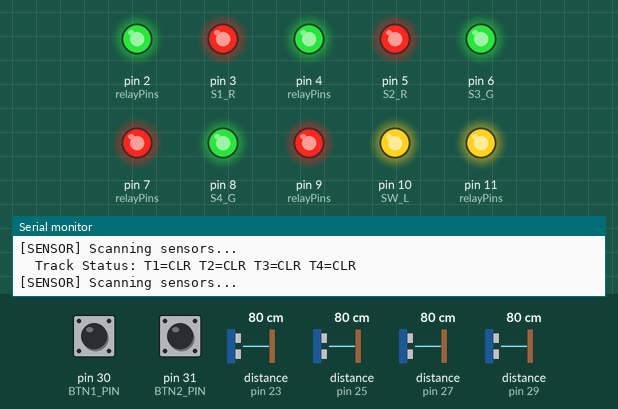
Bench run of a program on a simulated Arduino Mega 2560, built with avr-gcc and run on an emulated ATmega2560. On the bench: output pins drawn as LEDs (lit = HIGH), the last lines printed to the serial monitor. Wiring (from diagram.json): 4 × ultrasonic range finder: trigger pin 22, echo pin 23 / trigger pin 24, echo pin 25 / trigger pin 26, echo pin 27 / trigger pin 28, echo pin 29. Inputs (shaded band) come from the test bench; at power-on: pin 30 (BTN1_PIN) HIGH, distance to the obstacle (sensors on pin 25, pin 23, pin 29, pin 27) 80 cm, pin 31 (BTN2_PIN) HIGH. The echo pulse lasts 58.3 µs per cm; pins used as bus, display or sensor lines are not drawn.

Above: at 4.1 s.
4.2 s: pin 30 (BTN1_PIN) pulled LOW for 1 s
At 4.56 s:
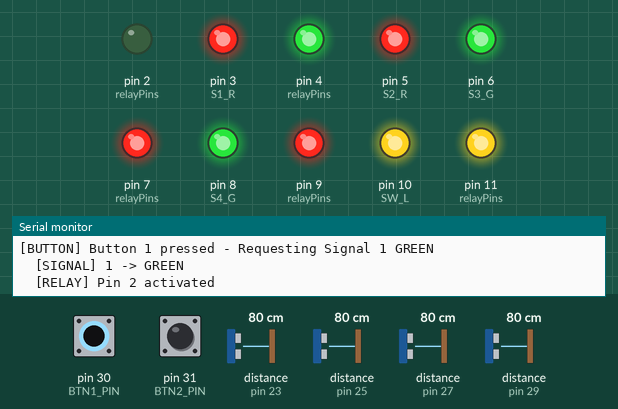
6.7 s: distance to the obstacle (sensor on pin 25) set to 2 cm
At 7.5 s:
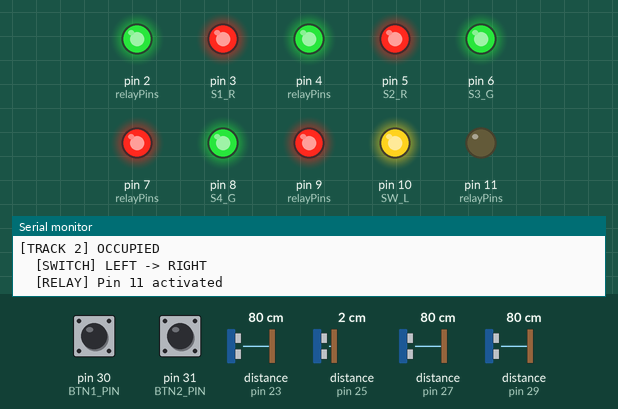
9.0 s: distance to the obstacle (sensor on pin 23) set to 2 cm
At 9.51 s:
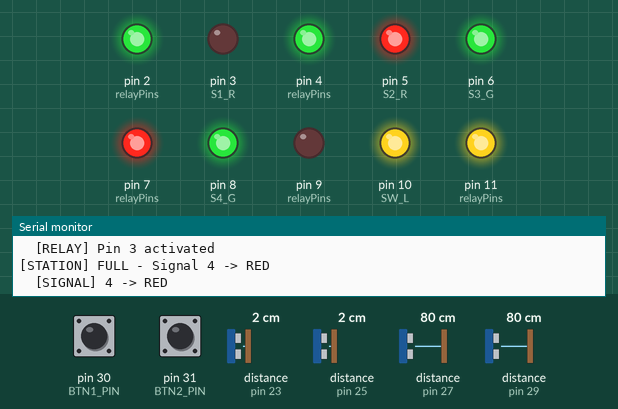
11.1 s: distance to the obstacle (sensor on pin 29) set to 2 cm
At 11.45 s:
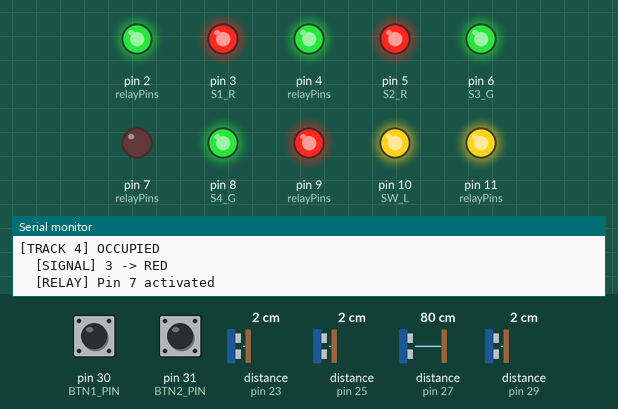
13.0 s: pin 31 (BTN2_PIN) pulled LOW for 1 s
At 13.49 s:
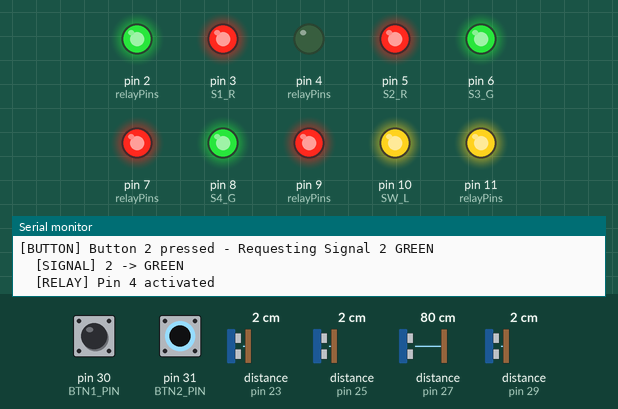
15.5 s: distance to the obstacle (sensor on pin 27) set to 7 cm
18.5 s: distance to the obstacle (sensor on pin 27) set to 4 cm
Timing chart, 0 to 21.5 s (numbered marks = the images above; inputs shaded):
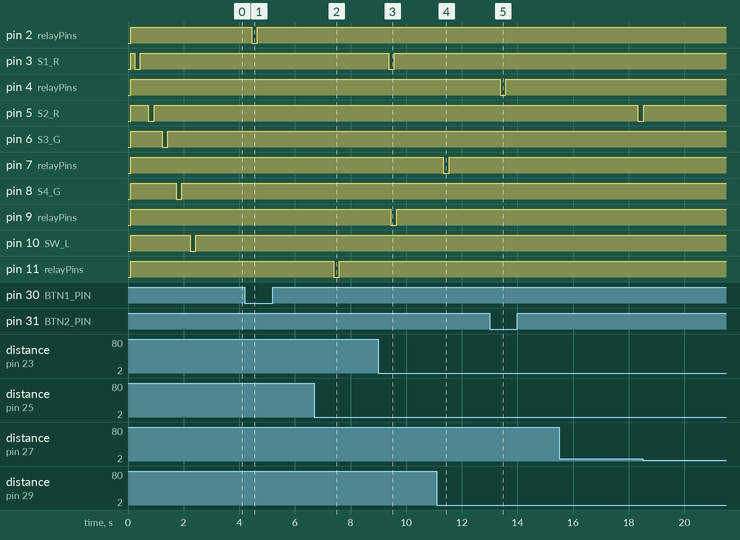

The program:

main.cpp
```cpp
const char* const SYSTEM_VERSION = "3.1";

#include <Arduino.h>
#include "config.h"
#include "relay_control.h"
#include "signal_control.h"
#include "sensor_control.h"
#include "button_control.h"

// ==========================================
// GLOBAL STATE VARIABLES DEFINITION
// ==========================================

// Button States
bool lastBtn1State = HIGH;
bool lastBtn2State = HIGH;

// Track Occupancy States
bool prevOcc1 = false;
bool prevOcc2 = false;
bool prevOcc3 = false;
bool prevOcc4 = false;

// Signal States (false = RED, true = GREEN)
bool sig1Green = false;  // Station signal 1 - initial state RED
bool sig2Green = false;  // Station signal 2 - initial state RED
bool sig3Green = true;   // Open track signal 3 - initial state GREEN
bool sig4Green = true;   // Open track signal 4 - initial state GREEN

// Switch Position
SwitchPosition switchPosition = SWITCH_LEFT;

// Timing Variables
unsigned long previousSensorCheck = 0;
unsigned long lockoutTimer = 0;
unsigned long lastRelayMove = 0;
unsigned long adaptiveBlankingMs = BLANKING_MS;
bool isLocked = false;

// Relay Management Array
unsigned long relayOffTime[40] = {0};

// ==========================================
// FORWARD DECLARATIONS
// ==========================================

void initializeRelays();
void initializeButtons();
void initializeSensors();
void printStartupBanner();
void printSystemReady();
void runStartupSequence();

// ==========================================
// SETUP - INITIALIZE SYSTEM
// ==========================================

/**
 * Initializes hardware, applies startup outputs, and starts monitoring.
 */
void setup() {
  Serial.begin(9600);
  delay(100); // Allow serial communication to stabilize

  // Initialize hardware
  initializeRelays();
  initializeButtons();
  initializeSensors();

  // Print startup banner
  printStartupBanner();

  // Run startup sequence
  runStartupSequence();

  // Reset the blanking timer so first sensor scan isn't blocked
  lastRelayMove = millis() - BLANKING_MS - 1000;
  adaptiveBlankingMs = BLANKING_MS;

  printSystemReady();
}

// ==========================================
// MAIN LOOP
// ==========================================

/**
 * Executes non-blocking runtime tasks and scheduled sensor scans.
 */
void loop() {
  unsigned long currentMillis = millis();

  // 1. RELAY TIMER MANAGEMENT (Non-blocking)
  manageRelayTimers(currentMillis);

  // 2. LOCKOUT TIMER MANAGEMENT
  if (isLocked && (currentMillis - lockoutTimer >= LOCKOUT_DURATION)) {
    if (sig1Green) {
      Serial.println(F("[SYSTEM] Signal 1 timeout -> RED"));
      setSignal(sig1Green, false, S1_G, S1_R);
    }

    if (sig2Green) {
      Serial.println(F("[SYSTEM] Signal 2 timeout -> RED"));
      setSignal(sig2Green, false, S2_G, S2_R);
    }

    isLocked = false;
    Serial.println(F("[SYSTEM] Lockout released"));
  }

  // 3. BUTTON MONITORING (Always active)
  checkButtons(currentMillis);

  // 4. SENSOR MONITORING (With EMI blanking)
  if (currentMillis - previousSensorCheck >= SENSOR_INTERVAL) {
    previousSensorCheck = currentMillis;
    unsigned long sinceRelay = currentMillis - lastRelayMove;

    // Check if we're in the EMI blanking period
    if (sinceRelay < adaptiveBlankingMs) {
      Serial.print(F("[EMI] Blanking Active ("));
      Serial.print(adaptiveBlankingMs - sinceRelay);
      Serial.println(F("ms remaining) - Skipping sensor scan"));
      return; // Skip this sensor cycle
    }

    Serial.println(F("[SENSOR] Scanning sensors..."));
    processSensors();

    if (sinceRelay <= adaptiveBlankingMs + SENSOR_INTERVAL) {
      uint8_t unstableTracks = getLastSensorUnstableCount();
      unsigned long previousBlanking = adaptiveBlankingMs;

      if (unstableTracks >= 2 && adaptiveBlankingMs < MAX_BLANKING_MS) {
        adaptiveBlankingMs += BLANKING_STEP_MS;
        if (adaptiveBlankingMs > MAX_BLANKING_MS) {
          adaptiveBlankingMs = MAX_BLANKING_MS;
        }
      } else if (unstableTracks == 0 && adaptiveBlankingMs > MIN_BLANKING_MS) {
        if (adaptiveBlankingMs > BLANKING_STEP_MS) {
          adaptiveBlankingMs -= BLANKING_STEP_MS;
        }
        if (adaptiveBlankingMs < MIN_BLANKING_MS) {
          adaptiveBlankingMs = MIN_BLANKING_MS;
        }
      }

      if (adaptiveBlankingMs != previousBlanking) {
        Serial.print(F("[EMI] Adaptive blanking -> "));
        Serial.print(adaptiveBlankingMs);
        Serial.print(F("ms (unstable tracks="));
        Serial.print(unstableTracks);
        Serial.println(F(")"));
      }
    }
  }
}

// ==========================================
// INITIALIZATION FUNCTIONS
// ==========================================

/**
 * Configures relay pins and sets all relays to inactive state.
 */
void initializeRelays() {
  int relayPins[] = {S1_G, S1_R, S2_G, S2_R, S3_G, S3_R, S4_G, S4_R, SW_L, SW_R};
  for (int i = 0; i < 10; i++) {
    digitalWrite(relayPins[i], RELAY_OFF);
    pinMode(relayPins[i], OUTPUT);
    relayOffTime[relayPins[i]] = 0;
  }
}

/**
 * Configures button input pins.
 */
void initializeButtons() {
  pinMode(BTN1_PIN, INPUT_PULLUP);
  pinMode(BTN2_PIN, INPUT_PULLUP);
}

/**
 * Configures ultrasonic sensor trigger and echo pins.
 */
void initializeSensors() {
  pinMode(TRIG1, OUTPUT); pinMode(ECHO1, INPUT);
  pinMode(TRIG2, OUTPUT); pinMode(ECHO2, INPUT);
  pinMode(TRIG3, OUTPUT); pinMode(ECHO3, INPUT);
  pinMode(TRIG4, OUTPUT); pinMode(ECHO4, INPUT);

  digitalWrite(TRIG1, LOW);
  digitalWrite(TRIG2, LOW);
  digitalWrite(TRIG3, LOW);
  digitalWrite(TRIG4, LOW);
}

/**
 * Prints the startup banner to serial output.
 */
void printStartupBanner() {
  Serial.println(F(""));
  Serial.println(F("========================================="));
  Serial.print(F("  Railway Signaling System v"));
  Serial.println(SYSTEM_VERSION);
  Serial.println(F("========================================="));
  Serial.println(F(""));
  Serial.println(F("Initializing system components..."));
  Serial.println(F(""));
}

/**
 * Prints final startup status once initialization is complete.
 */
void printSystemReady() {
  Serial.println(F(""));
  Serial.println(F("Initialization complete"));
  Serial.println(F("All signals and switch configured"));
  Serial.println(F("System operational - Starting sensor monitoring"));
  Serial.println(F(""));
}

/**
 * Drives initial signal and switch positions at boot.
 */
void runStartupSequence() {
  // Signal 1 -> RED
  Serial.println(F("-> [1/5] Setting Signal 1 to RED"));
  digitalWrite(S1_R, RELAY_ON);
  delay(RELAY_PULSE_MS);
  digitalWrite(S1_R, RELAY_OFF);
  delay(300);

  // Signal 2 -> RED
  Serial.println(F("-> [2/5] Setting Signal 2 to RED"));
  digitalWrite(S2_R, RELAY_ON);
  delay(RELAY_PULSE_MS);
  digitalWrite(S2_R, RELAY_OFF);
  delay(300);

  // Signal 3 -> GREEN
  Serial.println(F("-> [3/5] Setting Signal 3 to GREEN"));
  digitalWrite(S3_G, RELAY_ON);
  delay(RELAY_PULSE_MS);
  digitalWrite(S3_G, RELAY_OFF);
  delay(300);

  // Signal 4 -> GREEN
  Serial.println(F("-> [4/5] Setting Signal 4 to GREEN"));
  digitalWrite(S4_G, RELAY_ON);
  delay(RELAY_PULSE_MS);
  digitalWrite(S4_G, RELAY_OFF);
  delay(300);

  // Switch -> LEFT
  Serial.println(F("-> [5/5] Setting Switch to LEFT"));
  digitalWrite(SW_L, RELAY_ON);
  delay(RELAY_PULSE_MS);
  digitalWrite(SW_L, RELAY_OFF);
  delay(500);
}
```

button_control.h
```cpp
/**
 * @file button_control.h
 * @brief Button polling and manual route-request gating.
 *
 * Buttons are wired as active-low inputs with pull-ups enabled.
 * The implementation detects edge-triggered presses, applies debounce,
 * and validates requests against interlock and lockout conditions.
 */

#ifndef BUTTON_CONTROL_H
#define BUTTON_CONTROL_H

#include <Arduino.h>

/**
 * @brief Polls both station request buttons.
 * @param now Current monotonic timestamp from millis().
 * @return None.
 *
 * Calls both button-specific handlers. Intended to be called every loop cycle.
 */
void checkButtons(unsigned long now);

/**
 * @brief Handles a press event for Button 1 (Signal 1 request).
 * @param now Current monotonic timestamp from millis().
 * @return None.
 *
 * Request is accepted only when Signal 1 is currently red, Track 3
 * protection is clear, and system lockout is inactive.
 */
void checkButton1(unsigned long now);

/**
 * @brief Handles a press event for Button 2 (Signal 2 request).
 * @param now Current monotonic timestamp from millis().
 * @return None.
 *
 * Request is accepted only when Signal 2 is currently red, Track 3
 * protection is clear, and system lockout is inactive.
 */
void checkButton2(unsigned long now);

#endif // BUTTON_CONTROL_H
```

relay_control.h
```cpp
/**
 * @file relay_control.h
 * @brief Timed pulse control for active-low relay outputs.
 *
 * Relay coils are pulsed for a fixed time window rather than held continuously.
 * This module manages pulse lifetimes and cleanly deactivates outputs when the
 * timeout expires.
 */

#ifndef RELAY_CONTROL_H
#define RELAY_CONTROL_H

#include <Arduino.h>

/**
 * @brief Expires relay pulses whose scheduled off-time has elapsed.
 * @param currentMillis Current monotonic timestamp from millis().
 * @return None.
 *
 * Iterates the relay timing table and writes RELAY_OFF to any pin whose
 * pulse window is complete.
 */
void manageRelayTimers(unsigned long currentMillis);

/**
 * @brief Starts a relay pulse on a single output pin.
 * @param pin Arduino digital pin connected to a relay input.
 * @return None.
 *
 * On valid pin numbers, drives RELAY_ON immediately and schedules automatic
 * deactivation after RELAY_PULSE_MS. Also updates relay-move timing used by
 * sensor blanking logic.
 */
void pulsePin(int pin);

#endif // RELAY_CONTROL_H
```

sensor_control.h
```cpp
/**
 * @file sensor_control.h
 * @brief Sensor vote processing and occupancy-driven route logic.
 *
 * This module converts ultrasonic measurements into filtered occupancy states,
 * then applies routing and interlocking rules for each controlled track.
 *
 * Filtering pipeline:
 * 1) Sample-level hysteresis decision,
 * 2) Multi-sample vote confidence,
 * 3) Transition dwell filtering before state publication.
 */

#ifndef SENSOR_CONTROL_H
#define SENSOR_CONTROL_H

#include <Arduino.h>

/**
 * @brief Performs a direct occupancy decision for one ultrasonic pair.
 * @param trigPin Trigger pin connected to the HC-SR04 TRIG input.
 * @param echoPin Echo pin connected to the HC-SR04 ECHO output.
 * @return `true` when the sensor vote passes confidence for occupied state;
 *         otherwise `false`.
 *
 * This call does not apply track dwell filtering or transition side effects.
 */
bool isOccupied(int trigPin, int echoPin);

/**
 * @brief Executes one complete sensor scan and route update cycle.
 * @return None.
 *
 * Performs per-track vote collection, dwell filtering, instability accounting,
 * and transition logic for tracks 1-4 plus station-capacity signaling.
 */
void processSensors();

/**
 * @brief Returns instability observed in the most recent sensor cycle.
 * @return Count of tracks with borderline confidence results.
 *
 * Borderline means vote totals near the acceptance boundary and is used by
 * adaptive blanking in the main loop.
 *
 * Engineering use: a high count indicates low confidence margin after recent
 * relay movement, so blanking can be increased to protect decision quality.
 */
uint8_t getLastSensorUnstableCount();

/**
 * @brief Applies transition logic for Track 1.
 * @param occ1 Current filtered occupancy state for Track 1.
 * @param track2Occupied Current filtered occupancy state for Track 2.
 * @param occ4 Current filtered occupancy state for Track 4.
 * @return None.
 */
void processTrack1(bool occ1, bool track2Occupied, bool occ4);

/**
 * @brief Applies transition logic for Track 2.
 * @param occ2 Current filtered occupancy state for Track 2.
 * @param occ4 Current filtered occupancy state for Track 4.
 * @return None.
 */
void processTrack2(bool occ2, bool occ4);

/**
 * @brief Applies interlock logic for Track 3 (protection zone).
 * @param occ3 Current filtered occupancy state for Track 3.
 * @return None.
 *
 * When occupied, station-facing movement is forced safe by setting
 * station signals to red.
 */
void processTrack3(bool occ3);

/**
 * @brief Applies transition logic for Track 4.
 * @param occ4 Current filtered occupancy state for Track 4.
 * @param occ2 Current filtered occupancy state for Track 2.
 * @return None.
 */
void processTrack4(bool occ4, bool occ2);

/**
 * @brief Updates station-capacity indication from platform occupancy.
 * @param occ1 Current filtered occupancy state for Track 1.
 * @param occ2 Current filtered occupancy state for Track 2.
 * @return None.
 */
void processStationCapacity(bool occ1, bool occ2);

#endif // SENSOR_CONTROL_H
```

signal_control.h
```cpp
/**
 * @file signal_control.h
 * @brief Signal and turnout (switch) actuation API.
 *
 * Provides state-aware wrappers that pulse only when a transition is required.
 * This prevents redundant relay commands and keeps serial event logs aligned
 * with actual state changes.
 */

#ifndef SIGNAL_CONTROL_H
#define SIGNAL_CONTROL_H

#include <Arduino.h>
#include "config.h"

/**
 * @brief Applies a signal transition and pulses the appropriate relay.
 * @param currentState Reference to current software state (`true` = GREEN,
 *        `false` = RED). Updated in-place on transition.
 * @param newState Requested target state (`true` = GREEN, `false` = RED).
 * @param pinG Relay pin that commands GREEN for this signal.
 * @param pinR Relay pin that commands RED for this signal.
 * @return None.
 */
void setSignal(bool &currentState, bool newState, int pinG, int pinR);

/**
 * @brief Applies a turnout position transition and pulses the matching relay.
 * @param newPos Target switch position (`SWITCH_LEFT` or `SWITCH_RIGHT`).
 * @return None.
 */
void setSwitch(SwitchPosition newPos);

#endif // SIGNAL_CONTROL_H
```

button_control.cpp
```cpp
/** Button input handling and request gating. */

#include "button_control.h"
#include "config.h"
#include "signal_control.h"

/**
 * @brief Polls both buttons for rising-edge press events.
 * @param now Current system time in milliseconds.
 */
void checkButtons(unsigned long now) {
  checkButton1(now);
  checkButton2(now);
}

/**
 * @brief Processes button 1 press requests for signal 1.
 * @param now Current system time in milliseconds.
 */
void checkButton1(unsigned long now) {
  static unsigned long lastBtn1PressTime = 0;
  bool btn1Current = digitalRead(BTN1_PIN);
  if (btn1Current == LOW && lastBtn1State == HIGH) {
    if (now - lastBtn1PressTime < BUTTON_DEBOUNCE_MS) {
      lastBtn1State = btn1Current;
      return;
    }
    lastBtn1PressTime = now;

    if (!sig1Green && !prevOcc3 && !isLocked) {
      Serial.println(F("[BUTTON] Button 1 pressed - Requesting Signal 1 GREEN"));
      setSignal(sig1Green, true, S1_G, S1_R);
      isLocked = true;
      lockoutTimer = now;
    } else {
      Serial.print(F("[BUTTON] Button 1 pressed - BLOCKED ("));
      if (sig1Green) Serial.print(F("already green, "));
      if (prevOcc3) Serial.print(F("track 3 occupied, "));
      if (isLocked) Serial.print(F("system locked"));
      Serial.println(F(")"));
    }
  }
  lastBtn1State = btn1Current;
}

/**
 * @brief Processes button 2 press requests for signal 2.
 * @param now Current system time in milliseconds.
 */
void checkButton2(unsigned long now) {
  static unsigned long lastBtn2PressTime = 0;
  bool btn2Current = digitalRead(BTN2_PIN);
  if (btn2Current == LOW && lastBtn2State == HIGH) {
    if (now - lastBtn2PressTime < BUTTON_DEBOUNCE_MS) {
      lastBtn2State = btn2Current;
      return;
    }
    lastBtn2PressTime = now;

    if (!sig2Green && !prevOcc3 && !isLocked) {
      Serial.println(F("[BUTTON] Button 2 pressed - Requesting Signal 2 GREEN"));
      setSignal(sig2Green, true, S2_G, S2_R);
      isLocked = true;
      lockoutTimer = now;
    } else {
      Serial.print(F("[BUTTON] Button 2 pressed - BLOCKED ("));
      if (sig2Green) Serial.print(F("already green, "));
      if (prevOcc3) Serial.print(F("track 3 occupied, "));
      if (isLocked) Serial.print(F("system locked"));
      Serial.println(F(")"));
    }
  }
  lastBtn2State = btn2Current;
}
```

relay_control.cpp
```cpp
/** Relay pulse timing and deactivation logic. */

#include "relay_control.h"
#include "config.h"

/**
 * @brief Deactivates relays whose pulse timeout has elapsed.
 * @param currentMillis Current system time in milliseconds.
 */
void manageRelayTimers(unsigned long currentMillis) {
  for (int i = 0; i < 40; i++) {
    if (relayOffTime[i] > 0 && currentMillis >= relayOffTime[i]) {
      digitalWrite(i, RELAY_OFF);
      relayOffTime[i] = 0;
    }
  }
}

/**
 * @brief Starts a timed relay pulse and arms EMI blanking.
 * @param pin Relay pin to pulse.
 */
void pulsePin(int pin) {
  if (pin < 0 || pin >= 40) {
    Serial.print(F("  [RELAY] Invalid pin: "));
    Serial.println(pin);
    return;
  }

  digitalWrite(pin, RELAY_ON);
  relayOffTime[pin] = millis() + RELAY_PULSE_MS;
  lastRelayMove = millis(); // Activate EMI blanking

  Serial.print(F("  [RELAY] Pin "));
  Serial.print(pin);
  Serial.println(F(" activated"));
}
```

signal_control.cpp
```cpp
/** Signal and switch relay actuation logic. */

#include "signal_control.h"
#include "config.h"
#include "relay_control.h"

/**
 * Applies a signal state transition and pulses the required relay.
 */
void setSignal(bool &currentState, bool newState, int pinG, int pinR) {
  if (currentState != newState) {
    currentState = newState;
    Serial.print(F("  [SIGNAL] "));
    Serial.print(pinG == S1_G ? "1" : pinG == S2_G ? "2" : pinG == S3_G ? "3" : "4");
    Serial.print(F(" -> "));
    Serial.println(newState ? F("GREEN") : F("RED"));
    pulsePin(newState ? pinG : pinR);
  }
}

/**
 * Applies a switch position transition and pulses the required relay.
 */
void setSwitch(SwitchPosition newPos) {
  if (switchPosition != newPos) {
    SwitchPosition oldPos = switchPosition;
    switchPosition = newPos;
    Serial.print(F("  [SWITCH] "));
    Serial.print(oldPos == SWITCH_LEFT ? F("LEFT") : F("RIGHT"));
    Serial.print(F(" -> "));
    Serial.println(newPos == SWITCH_LEFT ? F("LEFT") : F("RIGHT"));
    pulsePin(newPos == SWITCH_LEFT ? SW_L : SW_R);
  }
}
```

Source omitted: sensor_control.cpp (6306 bytes), config.h (4506 bytes)

Measured:
- after the input at 4.2 s, pin 2 (relayPins): HIGH → LOW after 0.25 s, → HIGH 0.20 s later
- after the input at 6.7 s, pin 11 (relayPins): HIGH → LOW after 0.69 s, → HIGH 0.20 s later
- after the input at 9.0 s, pin 9 (relayPins): HIGH → LOW after 0.45 s, → HIGH 0.20 s later
- after the input at 11.1 s, pin 7 (relayPins): HIGH → LOW after 0.24 s, → HIGH 0.20 s later
- after the input at 13.0 s, pin 4 (relayPins): HIGH → LOW after 0.38 s, → HIGH 0.20 s later
